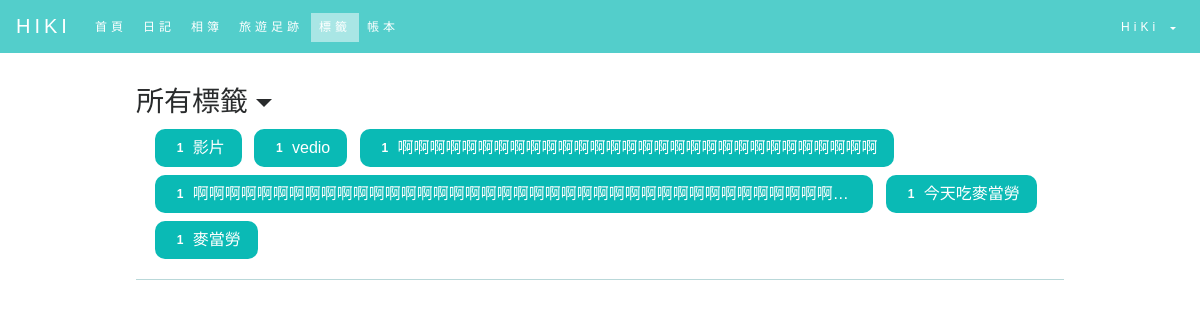
/diary/tag/ (signed in), run on an earlier commit of the app's database.
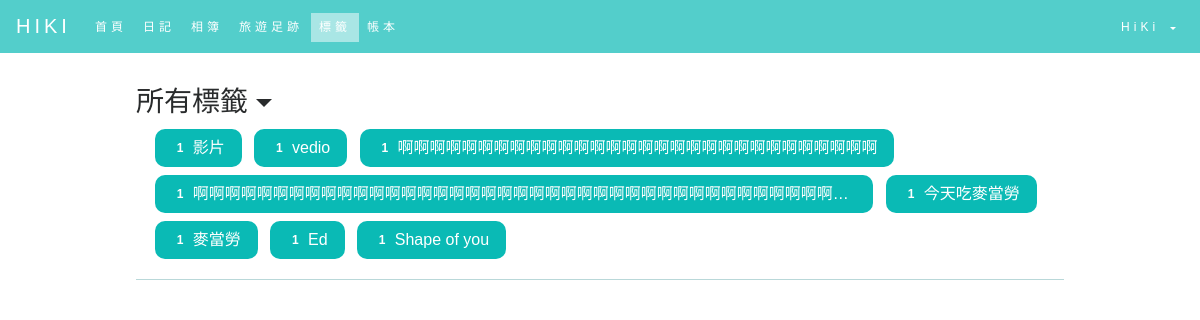
And on a later commit of the database.
### diary/models.py (models this page shows, shortened)
class Tag(models.Model):
    tagName = models.CharField(max_length=20,unique=True,blank=False,null=False)

### diary/views.py (the view)
@login_required(login_url='/accounts/')
def tag(request):
    user = request.user
    mediaURL =  settings.MEDIA_URL
    tagList = []
    for diary in request.user.diary_set.all():
        for tag in diary.tags.all():
            if not tag in tagList:
                tagList.append(tag)
    if request.method == 'POST':
        tagID = request.POST.get('tag')
        tagDiary = Tag.objects.get(id=tagID).diary_set.all()
    return render(request, 'diary/display-tag.html', locals())

### templates/diary/display-tag.html (shortened to what this page needs)
{% load static %}
<!DOCTYPE html>
<head>
    <link rel="stylesheet" href="{% static 'css/main.css' %}">
    {% include 'include/bootstrap.html' %}
</head>
{% include 'include/nav.html' with name=user.name title='tag_' %}
<body>
    <main class="d-flex flex-column justify-content-center align-items-center">
        <div class="dropdown w-100 p-3">
            <header class="h3 dropdown-toggle mb-2" data-toggle="collapse" data-target="#tags">所有標籤</header>
            <div class="container">
                <div id="tags" class="show">
                    <span>
                        <form action="" method="post">{% csrf_token %}
                        {% for tag in tagList %}
                            <button type="submit" class="tag btn ml-1 custom-button" style="display:inline;" name="tag" value={{tag.id}} >
                               <span class="badge">{{tag.diary_set.all|length}}</span> {{tag.tagName}}
                    		</button>
                        {% endfor %}
                        </form>
                    </span>
                </div>
            </div>
            <hr>
        </div>
    </main>
</body>
</html>

What changed in the data, as far as the page shows it:
added Tag: diary_set.all|length "1", tagName "Ed"
added Tag: diary_set.all|length "1", tagName "Shape of you"
